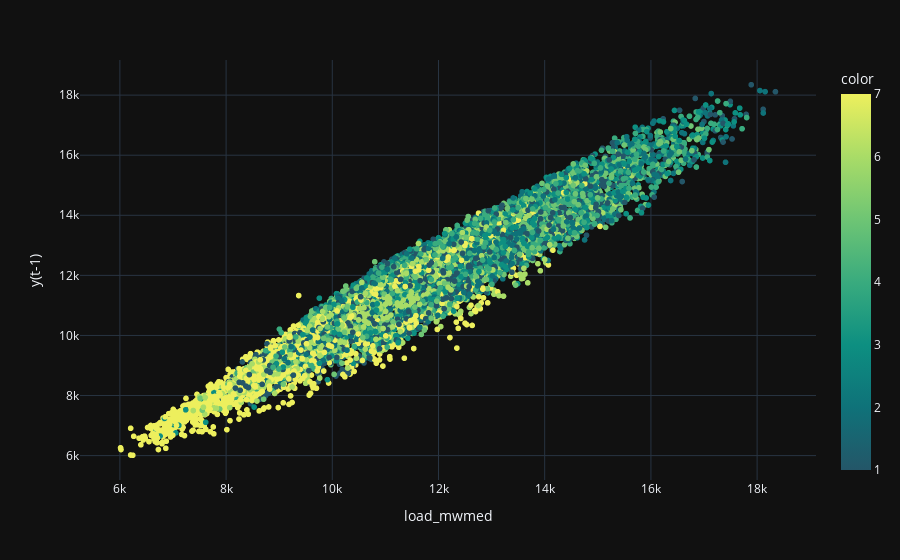

The notebook cell saved with this chart:
### Code cell
px.scatter(df_lags2, x="load_mwmed", y="y(t-1)",
           color=ts.seasonal_components["dia_semana"], 
           color_continuous_scale=px.colors.sequential.Aggrnyl,
           template="plotly_dark")

### Figure 1 — Plotly figure (JSON) as saved in the notebook; plotly's stock layout.template omitted (floating-point values rounded to 4 significant figures; data arrays with more than 128 entries replaced by an {"elided": "..."} marker saying what was removed)
{"data": [{"hovertemplate": "load_mwmed=%{x}<br>y(t-1)=%{y}<br>color=%{marker.color}<extra></extra>", "legendgroup": "", "marker": {"color": {"elided": "8760 int values"}, "coloraxis": "coloraxis", "symbol": "circle"}, "mode": "markers", "name": "", "showlegend": false, "type": "scattergl", "x": {"elided": "8760 float values"}, "xaxis": "x", "y": {"elided": "8760 float values"}, "yaxis": "y"}], "layout": {"coloraxis": {"colorbar": {"title": {"text": "color"}}, "colorscale": [[0, "rgb(36, 86, 104)"], [0.1667, "rgb(15, 114, 121)"], [0.3333, "rgb(13, 143, 129)"], [0.5, "rgb(57, 171, 126)"], [0.6667, "rgb(110, 197, 116)"], [0.8333, "rgb(169, 220, 103)"], [1, "rgb(237, 239, 93)"]]}, "legend": {"tracegroupgap": 0}, "margin": {"t": 60}, "xaxis": {"anchor": "y", "domain": [0, 1], "title": {"text": "load_mwmed"}}, "yaxis": {"anchor": "x", "domain": [0, 1], "title": {"text": "y(t-1)"}}}}
